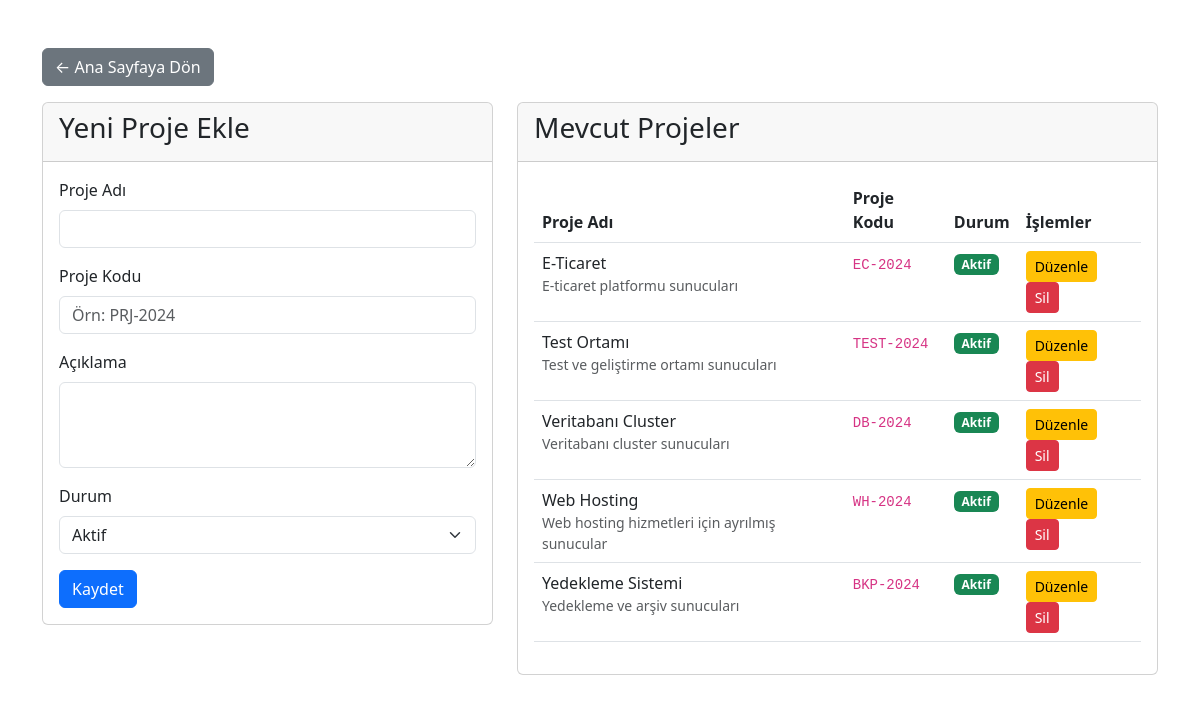
Screenshot of /proje_ekle.php with the database file from the repository.
### tables this page shows
CREATE TABLE IF NOT EXISTS projeler (
    id INT AUTO_INCREMENT PRIMARY KEY,
    proje_adi VARCHAR(100) NOT NULL,
    proje_kodu VARCHAR(50),
    aciklama TEXT,
    durum ENUM('Aktif', 'Pasif', 'Tamamlandı') DEFAULT 'Aktif',
    olusturma_tarihi TIMESTAMP DEFAULT CURRENT_TIMESTAMP
);

### proje_ekle.php (the view, shortened to what this page needs)
<?php
require_once 'config/database.php';
$duzenle_mod = false;
$proje = null;
$sql_projeler = "SELECT p.*,
                (SELECT COUNT(*) FROM fiziksel_sunucular WHERE proje_id = p.id) as fiziksel_sayi,
                (SELECT COUNT(*) FROM sanal_sunucular WHERE proje_id = p.id) as sanal_sayi
                FROM projeler p
                ORDER BY p.proje_adi";
$result_projeler = mysqli_query($conn, $sql_projeler);
?>
<!DOCTYPE html>
<html lang="tr">
<head>
    <link href="https://cdn.jsdelivr.net/npm/bootstrap@5.3.0/dist/css/bootstrap.min.css" rel="stylesheet">
</head>
<body>
    <div class="container mt-5">
        <div class="mb-3">
            <a href="index.php" class="btn btn-secondary">← Ana Sayfaya Dön</a>
        </div>
        <div class="row">
            <div class="col-md-5">
                <div class="card">
                    <div class="card-header">
                        <h1 class="card-title h3"><?php echo $duzenle_mod ? 'Proje Düzenle' : 'Yeni Proje Ekle'; ?></h1>
                    </div>
                    <div class="card-body">
                        <form method="POST">
                            <div class="mb-3">
                                <label for="proje_adi" class="form-label">Proje Adı</label>
                                <input type="text" class="form-control" id="proje_adi" name="proje_adi"
                                    value="<?php echo $duzenle_mod ? $proje['proje_adi'] : (isset($_POST['proje_adi']) ? $_POST['proje_adi'] : ''); ?>" required>
                            </div>
                            <div class="mb-3">
                                <label for="proje_kodu" class="form-label">Proje Kodu</label>
                                <input type="text" class="form-control" id="proje_kodu" name="proje_kodu"
                                    value="<?php echo $duzenle_mod ? $proje['proje_kodu'] : (isset($_POST['proje_kodu']) ? $_POST['proje_kodu'] : ''); ?>"
                                    placeholder="Örn: PRJ-2024" required>
                            </div>
                            <div class="mb-3">
                                <label for="aciklama" class="form-label">Açıklama</label>
                                <textarea class="form-control" id="aciklama" name="aciklama" rows="3"><?php
                                ?></textarea>
                            </div>
                            <div class="mb-3">
                                <label for="durum" class="form-label">Durum</label>
                                <select class="form-select" id="durum" name="durum" required>
                                    <?php
                                    $durumlar = array('Aktif', 'Pasif', 'Tamamlandı');
                                    foreach ($durumlar as $d) {
                                        $selected = '';
                                        if ($duzenle_mod && $proje['durum'] == $d) {
                                            $selected = 'selected';
                                        } elseif (!$duzenle_mod && isset($_POST['durum']) && $_POST['durum'] == $d) {
                                            $selected = 'selected';
                                        } elseif (!$duzenle_mod && !isset($_POST['durum']) && $d == 'Aktif') {
                                            $selected = 'selected';
                                        }
                                        echo "<option value='$d' $selected>$d</option>";
                                    }
                                    ?>
                                </select>
                            </div>
                            <button type="submit" class="btn btn-primary">
                                <?php echo $duzenle_mod ? 'Güncelle' : 'Kaydet'; ?>
                            </button>
                        </form>
                    </div>
                </div>
            </div>
            <div class="col-md-7">
                <div class="card">
                    <div class="card-header">
                        <h2 class="card-title h3">Mevcut Projeler</h2>
                    </div>
                    <div class="card-body">
                        <div class="table-responsive">
                            <table class="table table-hover">
                                <thead>
                                    <tr>
                                        <th>Proje Adı</th>
                                        <th>Proje Kodu</th>
                                        <th>Durum</th>
                                        <th>İşlemler</th>
                                    </tr>
                                </thead>
                                <tbody>
                                    <?php
                                    mysqli_data_seek($result_projeler, 0);
                                    while ($row = mysqli_fetch_assoc($result_projeler)):
                                    ?>
                                        <tr>
                                            <td>
                                                <?php echo $row['proje_adi']; ?>
                                                <?php if ($row['aciklama']): ?>
                                                    <small class="d-block text-muted"><?php echo $row['aciklama']; ?></small>
                                                <?php endif; ?>
                                            </td>
                                            <td><code><?php echo $row['proje_kodu']; ?></code></td>
                                            <td>
                                                <span class="badge bg-<?php
                                                    echo $row['durum'] == 'Aktif' ? 'success' :
                                                        ($row['durum'] == 'Pasif' ? 'warning' : 'secondary');
                                                ?>"><?php echo $row['durum']; ?></span>
                                            </td>
                                            <td>
                                                <a href="?id=<?php echo $row['id']; ?>" class="btn btn-sm btn-warning">Düzenle</a>
                                                <?php if ($row['fiziksel_sayi'] == 0 && $row['sanal_sayi'] == 0): ?>
                                                    <a href="proje_sil.php?id=<?php echo $row['id']; ?>"
                                                       class="btn btn-sm btn-danger"
                                                       onclick="return confirm('Bu projeyi silmek istediğinize emin misiniz?')">Sil</a>
                                                <?php endif; ?>
                                            </td>
                                        </tr>
                                    <?php endwhile; ?>
                                </tbody>
                            </table>
                        </div>
                    </div>
                </div>
            </div>
        </div>
    </div>
</body>
</html>

### rows the page displays
projeler: proje_adi "E-Ticaret", aciklama "E-ticaret platformu sunucuları", proje_kodu "EC-2024", durum "Aktif"
projeler: proje_adi "Test Ortamı", aciklama "Test ve geliştirme ortamı sunucuları", proje_kodu "TEST-2024", durum "Aktif"
projeler: proje_adi "Veritabanı Cluster", aciklama "Veritabanı cluster sunucuları", proje_kodu "DB-2024", durum "Aktif"
projeler: proje_adi "Web Hosting", aciklama "Web hosting hizmetleri için ayrılmış sunucular", proje_kodu "WH-2024", durum "Aktif"
projeler: proje_adi "Yedekleme Sistemi", aciklama "Yedekleme ve arşiv sunucuları", proje_kodu "BKP-2024", durum "Aktif"

### other values shown
form field durum "Aktif"
